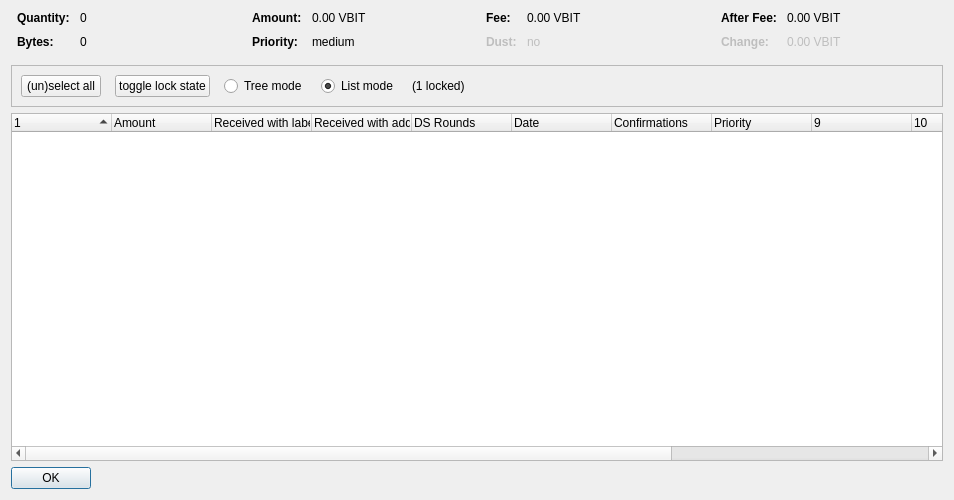
<?xml version="1.0" encoding="UTF-8"?>
<ui version="4.0">
 <class>CoinControlDialog</class>
 <widget class="QDialog" name="CoinControlDialog">
  <property name="geometry">
   <rect>
    <x>0</x>
    <y>0</y>
    <width>954</width>
    <height>500</height>
   </rect>
  </property>
  <property name="windowTitle">
   <string>Coin Selection</string>
  </property>
  <layout class="QVBoxLayout" name="verticalLayout">
   <item>
    <layout class="QHBoxLayout" name="horizontalLayoutTop" stretch="0,0,0,0">
     <property name="topMargin">
      <number>0</number>
     </property>
     <property name="bottomMargin">
      <number>10</number>
     </property>
     <item>
      <layout class="QFormLayout" name="formLayoutCoinControl1">
       <property name="horizontalSpacing">
        <number>10</number>
       </property>
       <property name="verticalSpacing">
        <number>10</number>
       </property>
       <property name="leftMargin">
        <number>6</number>
       </property>
       <property name="rightMargin">
        <number>6</number>
       </property>
       <item row="0" column="0">
        <widget class="QLabel" name="labelCoinControlQuantityText">
         <property name="font">
          <font>
           <weight>75</weight>
           <bold>true</bold>
          </font>
         </property>
         <property name="text">
          <string>Quantity:</string>
         </property>
        </widget>
       </item>
       <item row="0" column="1">
        <widget class="QLabel" name="labelCoinControlQuantity">
         <property name="cursor">
          <cursorShape>IBeamCursor</cursorShape>
         </property>
         <property name="contextMenuPolicy">
          <enum>Qt::ActionsContextMenu</enum>
         </property>
         <property name="text">
          <string notr="true">0</string>
         </property>
         <property name="textInteractionFlags">
          <set>Qt::LinksAccessibleByMouse|Qt::TextSelectableByKeyboard|Qt::TextSelectableByMouse</set>
         </property>
        </widget>
       </item>
       <item row="1" column="0">
        <widget class="QLabel" name="labelCoinControlBytesText">
         <property name="font">
          <font>
           <weight>75</weight>
           <bold>true</bold>
          </font>
         </property>
         <property name="text">
          <string>Bytes:</string>
         </property>
        </widget>
       </item>
       <item row="1" column="1">
        <widget class="QLabel" name="labelCoinControlBytes">
         <property name="cursor">
          <cursorShape>IBeamCursor</cursorShape>
         </property>
         <property name="contextMenuPolicy">
          <enum>Qt::ActionsContextMenu</enum>
         </property>
         <property name="text">
          <string notr="true">0</string>
         </property>
         <property name="textInteractionFlags">
          <set>Qt::LinksAccessibleByMouse|Qt::TextSelectableByKeyboard|Qt::TextSelectableByMouse</set>
         </property>
        </widget>
       </item>
      </layout>
     </item>
     <item>
      <layout class="QFormLayout" name="formLayoutCoinControl2">
       <property name="horizontalSpacing">
        <number>10</number>
       </property>
       <property name="verticalSpacing">
        <number>10</number>
       </property>
       <property name="leftMargin">
        <number>6</number>
       </property>
       <property name="rightMargin">
        <number>6</number>
       </property>
       <item row="0" column="0">
        <widget class="QLabel" name="labelCoinControlAmountText">
         <property name="font">
          <font>
           <weight>75</weight>
           <bold>true</bold>
          </font>
         </property>
         <property name="text">
          <string>Amount:</string>
         </property>
        </widget>
       </item>
       <item row="0" column="1">
        <widget class="QLabel" name="labelCoinControlAmount">
         <property name="cursor">
          <cursorShape>IBeamCursor</cursorShape>
         </property>
         <property name="contextMenuPolicy">
          <enum>Qt::ActionsContextMenu</enum>
         </property>
         <property name="text">
          <string notr="true">0.00 VBIT</string>
         </property>
         <property name="textInteractionFlags">
          <set>Qt::LinksAccessibleByMouse|Qt::TextSelectableByKeyboard|Qt::TextSelectableByMouse</set>
         </property>
        </widget>
       </item>
       <item row="1" column="0">
        <widget class="QLabel" name="labelCoinControlPriorityText">
         <property name="font">
          <font>
           <weight>75</weight>
           <bold>true</bold>
          </font>
         </property>
         <property name="text">
          <string>Priority:</string>
         </property>
        </widget>
       </item>
       <item row="1" column="1">
        <widget class="QLabel" name="labelCoinControlPriority">
         <property name="cursor">
          <cursorShape>IBeamCursor</cursorShape>
         </property>
         <property name="contextMenuPolicy">
          <enum>Qt::ActionsContextMenu</enum>
         </property>
         <property name="text">
          <string>medium</string>
         </property>
         <property name="textInteractionFlags">
          <set>Qt::LinksAccessibleByMouse|Qt::TextSelectableByKeyboard|Qt::TextSelectableByMouse</set>
         </property>
        </widget>
       </item>
      </layout>
     </item>
     <item>
      <layout class="QFormLayout" name="formLayoutCoinControl3">
       <property name="horizontalSpacing">
        <number>10</number>
       </property>
       <property name="verticalSpacing">
        <number>10</number>
       </property>
       <property name="leftMargin">
        <number>6</number>
       </property>
       <property name="rightMargin">
        <number>6</number>
       </property>
       <item row="0" column="0">
        <widget class="QLabel" name="labelCoinControlFeeText">
         <property name="font">
          <font>
           <weight>75</weight>
           <bold>true</bold>
          </font>
         </property>
         <property name="text">
          <string>Fee:</string>
         </property>
        </widget>
       </item>
       <item row="0" column="1">
        <widget class="QLabel" name="labelCoinControlFee">
         <property name="cursor">
          <cursorShape>IBeamCursor</cursorShape>
         </property>
         <property name="contextMenuPolicy">
          <enum>Qt::ActionsContextMenu</enum>
         </property>
         <property name="text">
          <string notr="true">0.00 VBIT</string>
         </property>
         <property name="textInteractionFlags">
          <set>Qt::LinksAccessibleByMouse|Qt::TextSelectableByKeyboard|Qt::TextSelectableByMouse</set>
         </property>
        </widget>
       </item>
       <item row="1" column="0">
        <widget class="QLabel" name="labelCoinControlLowOutputText">
         <property name="enabled">
          <bool>false</bool>
         </property>
         <property name="font">
          <font>
           <weight>75</weight>
           <bold>true</bold>
          </font>
         </property>
         <property name="text">
          <string>Dust:</string>
         </property>
        </widget>
       </item>
       <item row="1" column="1">
        <widget class="QLabel" name="labelCoinControlLowOutput">
         <property name="enabled">
          <bool>false</bool>
         </property>
         <property name="cursor">
          <cursorShape>IBeamCursor</cursorShape>
         </property>
         <property name="contextMenuPolicy">
          <enum>Qt::ActionsContextMenu</enum>
         </property>
         <property name="text">
          <string>no</string>
         </property>
         <property name="textInteractionFlags">
          <set>Qt::LinksAccessibleByMouse|Qt::TextSelectableByKeyboard|Qt::TextSelectableByMouse</set>
         </property>
        </widget>
       </item>
      </layout>
     </item>
     <item>
      <layout class="QFormLayout" name="formLayoutCoinControl4">
       <property name="horizontalSpacing">
        <number>10</number>
       </property>
       <property name="verticalSpacing">
        <number>10</number>
       </property>
       <property name="leftMargin">
        <number>6</number>
       </property>
       <property name="rightMargin">
        <number>6</number>
       </property>
       <item row="0" column="0">
        <widget class="QLabel" name="labelCoinControlAfterFeeText">
         <property name="font">
          <font>
           <weight>75</weight>
           <bold>true</bold>
          </font>
         </property>
         <property name="text">
          <string>After Fee:</string>
         </property>
        </widget>
       </item>
       <item row="0" column="1">
        <widget class="QLabel" name="labelCoinControlAfterFee">
         <property name="cursor">
          <cursorShape>IBeamCursor</cursorShape>
         </property>
         <property name="contextMenuPolicy">
          <enum>Qt::ActionsContextMenu</enum>
         </property>
         <property name="text">
          <string notr="true">0.00 VBIT</string>
         </property>
         <property name="textInteractionFlags">
          <set>Qt::LinksAccessibleByMouse|Qt::TextSelectableByKeyboard|Qt::TextSelectableByMouse</set>
         </property>
        </widget>
       </item>
       <item row="1" column="0">
        <widget class="QLabel" name="labelCoinControlChangeText">
         <property name="enabled">
          <bool>false</bool>
         </property>
         <property name="font">
          <font>
           <weight>75</weight>
           <bold>true</bold>
          </font>
         </property>
         <property name="text">
          <string>Change:</string>
         </property>
        </widget>
       </item>
       <item row="1" column="1">
        <widget class="QLabel" name="labelCoinControlChange">
         <property name="enabled">
          <bool>false</bool>
         </property>
         <property name="cursor">
          <cursorShape>IBeamCursor</cursorShape>
         </property>
         <property name="contextMenuPolicy">
          <enum>Qt::ActionsContextMenu</enum>
         </property>
         <property name="text">
          <string notr="true">0.00 VBIT</string>
         </property>
         <property name="textInteractionFlags">
          <set>Qt::LinksAccessibleByMouse|Qt::TextSelectableByKeyboard|Qt::TextSelectableByMouse</set>
         </property>
        </widget>
       </item>
      </layout>
     </item>
    </layout>
   </item>
   <item>
    <widget class="QFrame" name="frame">
     <property name="minimumSize">
      <size>
       <width>0</width>
       <height>40</height>
      </size>
     </property>
     <property name="frameShape">
      <enum>QFrame::StyledPanel</enum>
     </property>
     <property name="frameShadow">
      <enum>QFrame::Sunken</enum>
     </property>
     <layout class="QHBoxLayout" name="horizontalLayout">
      <item>
       <layout class="QHBoxLayout" name="horizontalLayoutPanel" stretch="0,0,0,0,0,0">
        <property name="spacing">
         <number>14</number>
        </property>
        <item>
         <widget class="QPushButton" name="pushButtonSelectAll">
          <property name="sizePolicy">
           <sizepolicy hsizetype="Maximum" vsizetype="Fixed">
            <horstretch>0</horstretch>
            <verstretch>0</verstretch>
           </sizepolicy>
          </property>
          <property name="text">
           <string>(un)select all</string>
          </property>
          <property name="autoDefault">
           <bool>false</bool>
          </property>
         </widget>
        </item>
        <item>
         <widget class="QPushButton" name="pushButtonToggleLock">
          <property name="sizePolicy">
           <sizepolicy hsizetype="Maximum" vsizetype="Fixed">
            <horstretch>0</horstretch>
            <verstretch>0</verstretch>
           </sizepolicy>
          </property>
          <property name="text">
           <string>toggle lock state</string>
          </property>
          <property name="autoDefault">
           <bool>false</bool>
          </property>
         </widget>
        </item>
        <item>
         <widget class="QRadioButton" name="radioTreeMode">
          <property name="sizePolicy">
           <sizepolicy hsizetype="Maximum" vsizetype="Fixed">
            <horstretch>0</horstretch>
            <verstretch>0</verstretch>
           </sizepolicy>
          </property>
          <property name="text">
           <string>Tree mode</string>
          </property>
         </widget>
        </item>
        <item>
         <widget class="QRadioButton" name="radioListMode">
          <property name="sizePolicy">
           <sizepolicy hsizetype="Maximum" vsizetype="Fixed">
            <horstretch>0</horstretch>
            <verstretch>0</verstretch>
           </sizepolicy>
          </property>
          <property name="text">
           <string>List mode</string>
          </property>
          <property name="checked">
           <bool>true</bool>
          </property>
         </widget>
        </item>
        <item>
         <widget class="QLabel" name="labelLocked">
          <property name="text">
           <string>(1 locked)</string>
          </property>
         </widget>
        </item>
        <item>
         <spacer name="horizontalSpacer">
          <property name="orientation">
           <enum>Qt::Horizontal</enum>
          </property>
          <property name="sizeHint" stdset="0">
           <size>
            <width>40</width>
            <height>20</height>
           </size>
          </property>
         </spacer>
        </item>
       </layout>
      </item>
     </layout>
    </widget>
   </item>
   <item>
    <widget class="CoinControlTreeWidget" name="treeWidget">
     <property name="contextMenuPolicy">
      <enum>Qt::CustomContextMenu</enum>
     </property>
     <property name="sortingEnabled">
      <bool>false</bool>
     </property>
     <property name="columnCount">
      <number>13</number>
     </property>
     <attribute name="headerShowSortIndicator" stdset="0">
      <bool>true</bool>
     </attribute>
     <attribute name="headerStretchLastSection">
      <bool>false</bool>
     </attribute>
     <column>
      <property name="text">
       <string/>
      </property>
     </column>
     <column>
      <property name="text">
       <string>Amount</string>
      </property>
     </column>
     <column>
      <property name="text">
       <string>Received with label</string>
      </property>
     </column>
     <column>
      <property name="text">
       <string>Received with address</string>
      </property>
     </column>
     <column>
      <property name="text">
       <string>DS Rounds</string>
      </property>
     </column>
     <column>
      <property name="text">
       <string>Date</string>
      </property>
     </column>
     <column>
      <property name="text">
       <string>Confirmations</string>
      </property>
      <property name="toolTip">
       <string>Confirmed</string>
      </property>
     </column>
     <column>
      <property name="text">
       <string>Priority</string>
      </property>
     </column>
     <column>
      <property name="text">
       <string/>
      </property>
     </column>
     <column>
      <property name="text">
       <string/>
      </property>
     </column>
     <column>
      <property name="text">
       <string/>
      </property>
     </column>
     <column>
      <property name="text">
       <string/>
      </property>
     </column>
     <column>
      <property name="text">
       <string/>
      </property>
     </column>
    </widget>
   </item>
   <item>
    <widget class="QDialogButtonBox" name="buttonBox">
     <property name="sizePolicy">
      <sizepolicy hsizetype="Maximum" vsizetype="Fixed">
       <horstretch>0</horstretch>
       <verstretch>0</verstretch>
      </sizepolicy>
     </property>
     <property name="orientation">
      <enum>Qt::Horizontal</enum>
     </property>
     <property name="standardButtons">
      <set>QDialogButtonBox::Ok</set>
     </property>
    </widget>
   </item>
  </layout>
 </widget>
 <customwidgets>
  <customwidget>
   <class>CoinControlTreeWidget</class>
   <extends>QTreeWidget</extends>
   <header>coincontroltreewidget.h</header>
  </customwidget>
 </customwidgets>
 <resources/>
 <connections/>
</ui>
